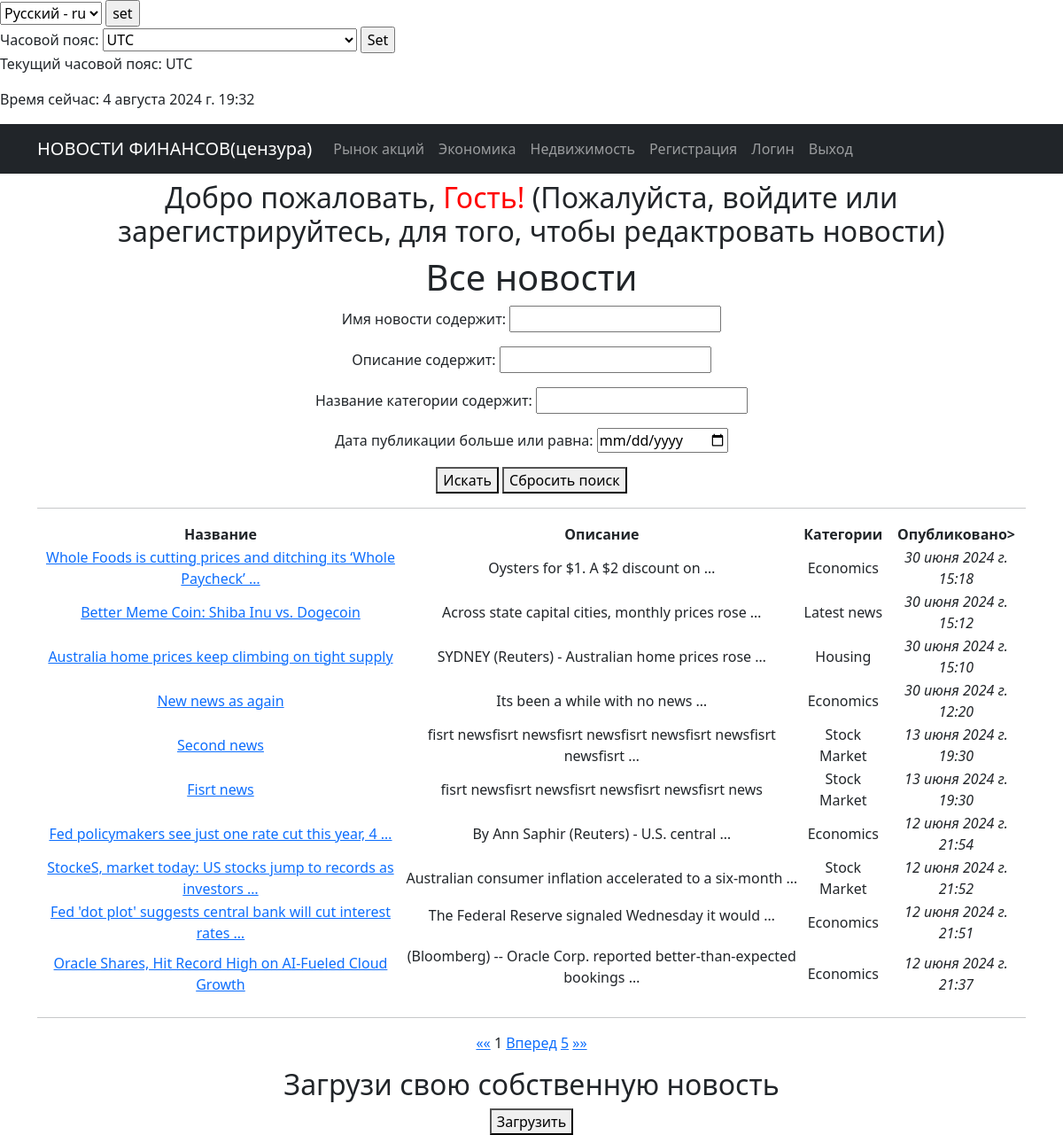
The page /news/ on the database as committed earlier.
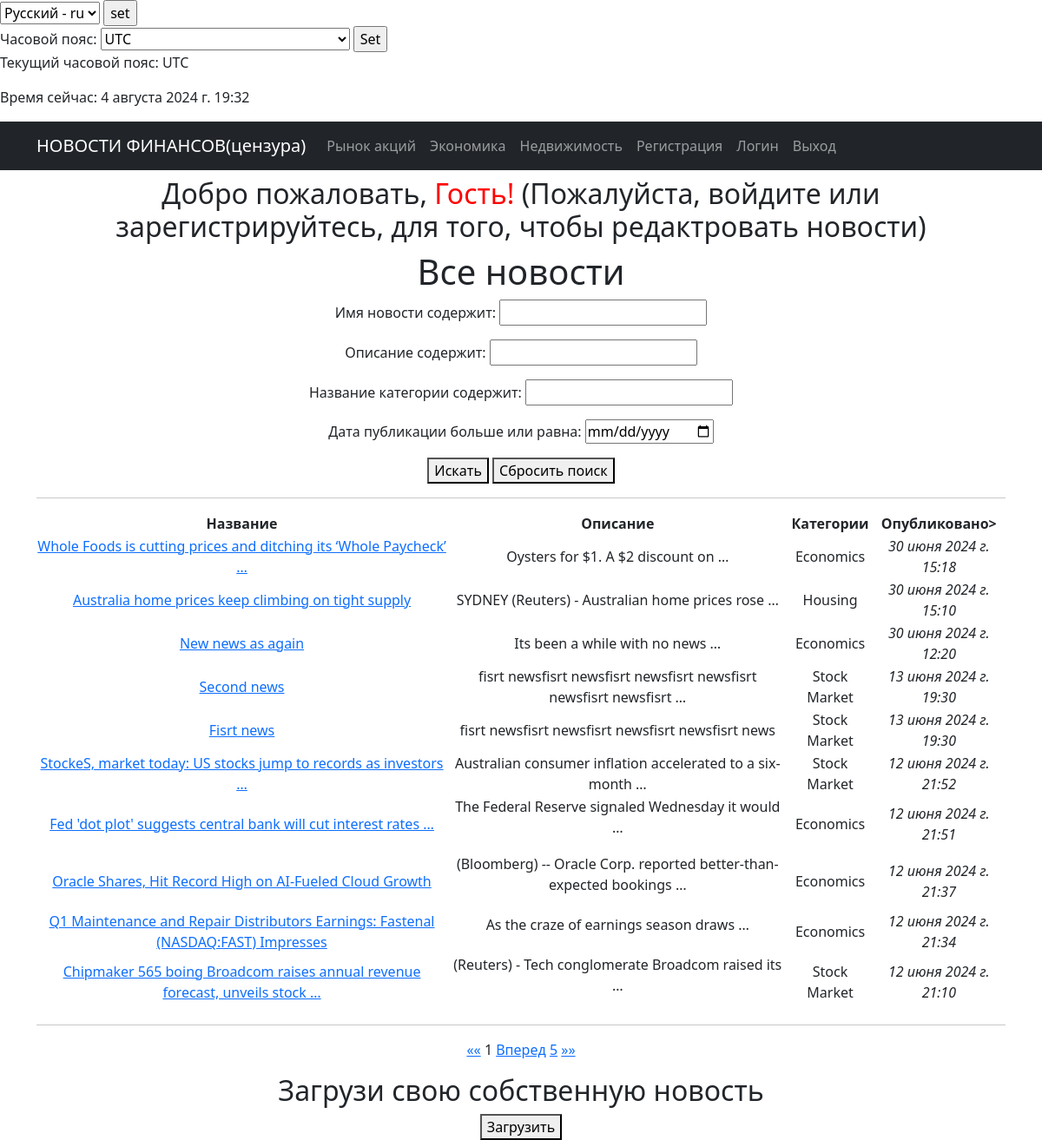
The same page on the database as committed later.
### app/models.py (models this page shows, shortened)
class News(models.Model):
    name = models.CharField(max_length=150, unique=True)
    description = models.TextField()
    published_date = models.DateTimeField(default=timezone.now)
    category = models.ForeignKey(to='Category', on_delete=models.CASCADE, related_name='news')
    author = models.ForeignKey(User, on_delete=models.CASCADE, default=1)
    class Meta:
        verbose_name_plural = _("News")
    def __str__(self):
        return f'{self.name}: {self.description[:20]}'

class Category(models.Model):
    name = models.CharField(max_length=100, unique=True, help_text=_('category name'))  # help_text goes to admin panel
    class Meta:
        verbose_name_plural = _("Categories")

### app/views.py (the view, shortened to what this page needs)
# urls.py: path('news/', cache_page(60*1)(NewsList.as_view()), name='news_list'),  # General news page caching enabled
class NewsList(ListView):
    model = News
    ordering = ['-published_date']
    template_name = 'news_list.html'
    context_object_name = 'news_list'
    paginate_by = 10     # number of entries per page
    def get_queryset(self):
        queryset = super().get_queryset()
        self.filterset = NewsFilter(self.request.GET, queryset)
        return self.filterset.qs
    def get_context_data(self, **kwargs):
        context = super().get_context_data(**kwargs)
        context['filterset'] = self.filterset
        print(context)
        return context

### app/templatetags/custom_filters.py (called while the page is built)
@register.filter(name='censor_bad_words')
def censor_bad_words(value):
    words = value.split()
    censored_words = [BAD_WORDS.get(word, word) for word in words]
    return ' '.join(censored_words)

### basic/context_processors.py (called while the page is built)
def timezone_context(request):
    return {
        'current_time': timezone.now(),
        'timezones': pytz.common_timezones,
        'TIME_ZONE': timezone.get_current_timezone_name()
    }

### templates/news_list.html (shortened to what this page needs)
{% extends 'flatpages/default.html' %}
{% load i18n %}
{% load custom_filters %}
{% block content %}
<h1>{% trans "All news" %}</h1>
   <form method="get">
       {{ filterset.form.as_p }}
       <button type="submit">{% trans "Search" %}</button>
       <a href="{% url 'news_list' %}">
           <button type="button">{% trans "Reset Search" %}</button>
       </a>
   </form>
<hr>
<table>
       <tr>
           <td><strong>{% trans "Name" %}</strong></td>
           <td><strong>{% trans "Description" %}</strong></td>
           <td><strong>{% trans "Category" %}</strong></td>
           <td><strong>{% trans "Published on:" %}</strong></td>
       </tr>
       {% for news_list in news_list %}
       <tr>
           <td>
                <a href="{% url 'news_detail' news_list.id %}">{{ news_list.name|censor_bad_words|truncatewords:10 }}</a>
           </td>
           <td>{{ news_list.description|truncatewords:7|safe }}</td>
           <td>{{ news_list.category.name }}</td>
           <td><i>{{ news_list.published_date }}</i></td>
       </tr>
       {% endfor %}
</table>
<hr>
<a href="?page=1">&laquo;&laquo;</a>
{{ page_obj.number }}
{% if page_obj.has_next %}
    <a href="?{{ request.GET.urlencode }}&page={{ page_obj.next_page_number }}">{% trans "Next" %}</a>
    {% if paginator.num_pages != page_obj.next_page_number %}
        <a href="?page={{ page_obj.paginator.num_pages }}">{{ page_obj.paginator.num_pages }}</a>
    {% endif %}
{% endif %}
<a href="?page={{ page_obj.paginator.num_pages }}">&raquo;&raquo;</a>
<h2> {% trans "Sumbit Your Own News" %} </h2>
<a href="{% url 'create' %}"><button type="button">{% trans "Submit" %}</button>
</a>
{% endblock content %}

Rows that differ between the two databases and show on the page:
removed News: name|censor_bad_words "Better Meme Coin: Shiba Inu vs. Dogecoin", description "Across state capital cities, monthly prices rose …", category.name "Latest news", published_date "30 июня 2024 г. 15:12"
removed News: name|censor_bad_words "Fed policymakers see just one rate cut this year, 4 …", description "By Ann Saphir (Reuters) - U.S. central …", category.name "Economics", published_date "12 июня 2024 г. 21:54"
now on this page (row unchanged): News: name|censor_bad_words "Q1 Maintenance and Repair Distributors Earnings: Fastenal (NASDAQ:FAST) Impresses", description "As the craze of earnings season draws …", category.name "Economics", published_date "12 июня 2024 г. 21:34"
now on this page (row unchanged): News: name|censor_bad_words "Chipmaker 565 boing Broadcom raises annual revenue forecast, unveils stock …", description "(Reuters) - Tech conglomerate Broadcom raised its …", category.name "Stock Market", published_date "12 июня 2024 г. 21:10"
